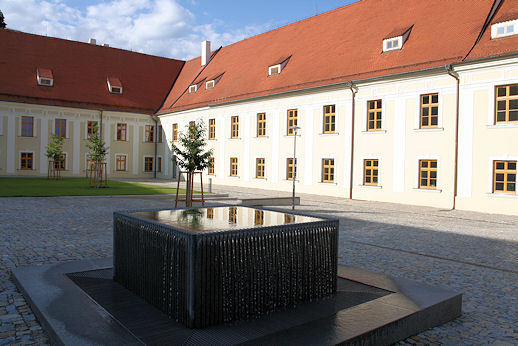
//> input picture fit.jpg, 518 x 346 px
$ ./Laplace_Filter   (built with g++ and OpenCV 4)
//> lines starting //> are read from the running program, lines starting //| are printed output that depends on the picture
#include <opencv2/core/core.hpp>
#include <opencv2/highgui/highgui.hpp>
#include <iostream>
#include <opencv2/imgproc/imgproc.hpp>


using namespace std;
using namespace cv;

Mat orgim;
Mat gray;
Mat dst;
Mat abs_dst;

int main()
{
	orgim = imread("fit.jpg");
//> orgim is the input picture: 346 rows x 518 cols, CV_8UC3; mean B, G, R 115.1, 119.2, 130.1
	resize(orgim, orgim, Size(500, 500));
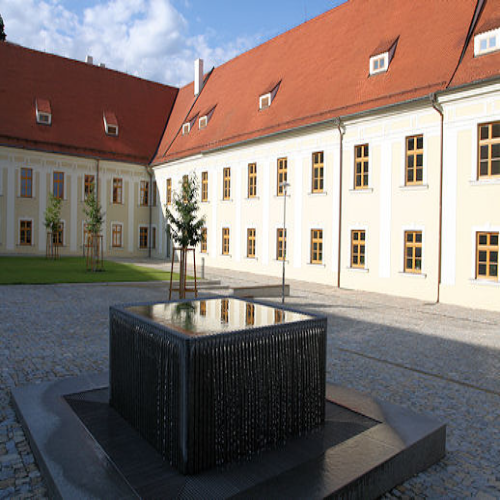
//> orgim: 500 rows x 500 cols, CV_8UC3; mean B, G, R 115, 119, 130

	GaussianBlur(orgim, orgim, Size(3, 3), 5);

	//cvtColor(orgim, gray, COLOR_RGB2GRAY);

	Laplacian(orgim, dst, CV_16S, 5);
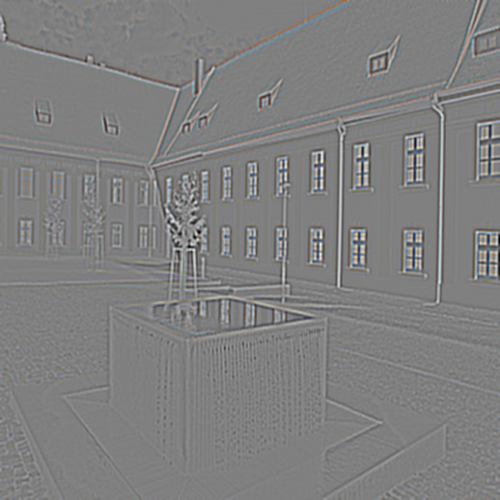
//> dst: 500 rows x 500 cols, CV_16SC3; mean B, G, R -0.3, -0.3, -0.2; drawn with min black and max white
	convertScaleAbs(dst, abs_dst);
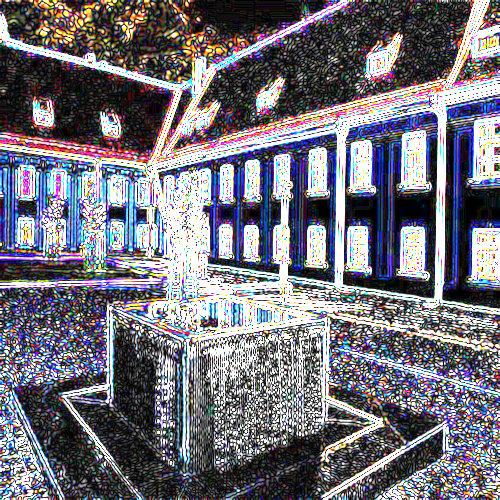
//> abs_dst: 500 rows x 500 cols, CV_8UC3; mean B, G, R 124.6, 114.1, 116.2


	imshow("Org.Picture", orgim);
	imshow("Picture", abs_dst);


	waitKey(0);
	return 0;

}

$ run again, with moon.jpg copied over fit.jpg
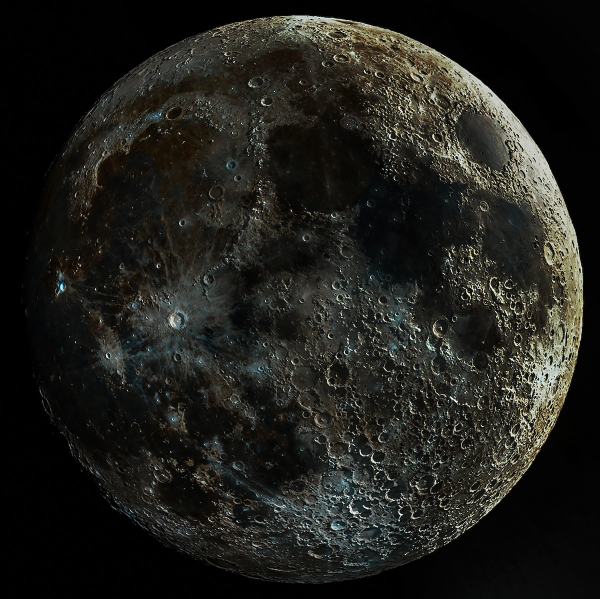
//> input picture moon.jpg, 1200 x 1198 px (shown at 1/2 size)
//> orgim is the input picture: 1198 rows x 1200 cols, CV_8UC3; mean B, G, R 27.8, 32.2, 32.2
//> `Laplacian(orgim, dst, CV_16S, 5);`:
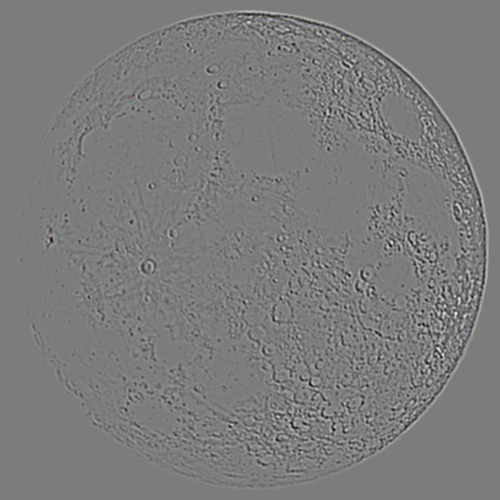
//> dst: 500 rows x 500 cols, CV_16SC3; mean B, G, R 0, 0, 0; drawn with min black and max white
//> `convertScaleAbs(dst, abs_dst);`:
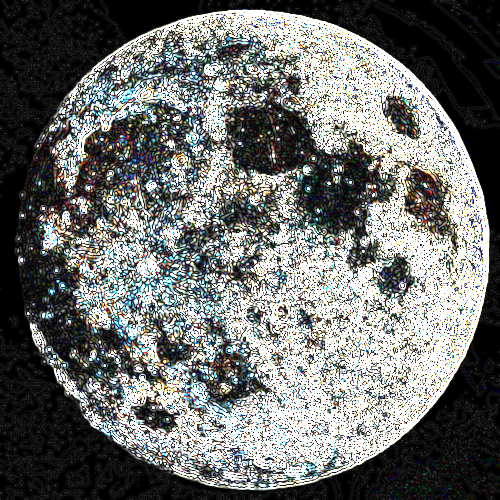
//> abs_dst: 500 rows x 500 cols, CV_8UC3; mean B, G, R 110.8, 112.7, 110.7
